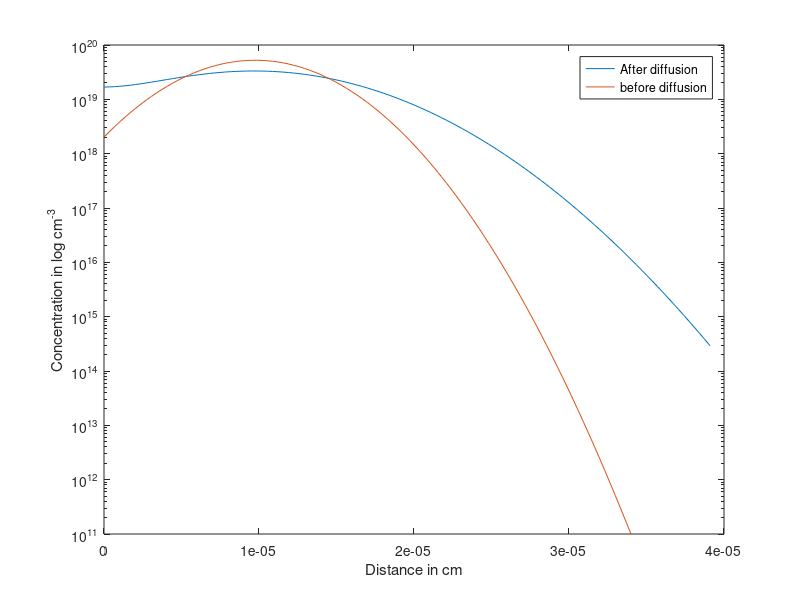
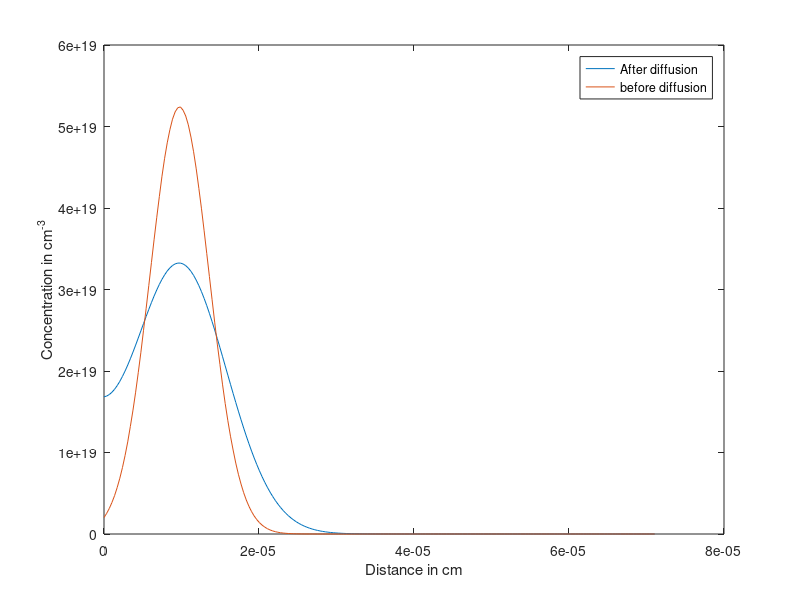
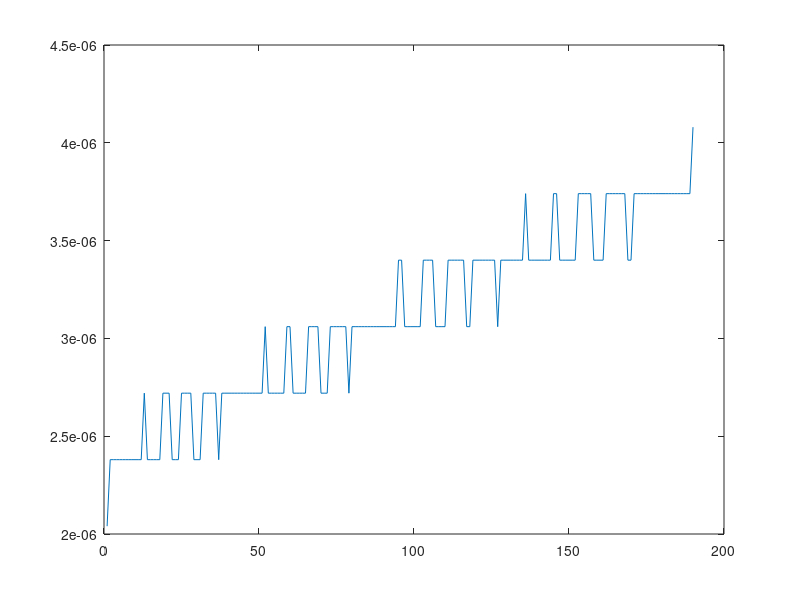

MATLAB code for these plots, in order:
clear
load('Q4_values.mat')
x = x*10^-4
plot (x,log(N))
conc = 1e17
[a ,dum] = min(abs(N- conc))
%D = 10^-4
h = (x(5) - x(4))
T =1027 + 273;
D0 = 10.5;
k = 1.38E-23/1.6E-19;
D = D0*exp(-(3.69)/(k*T))
p = h*h/(2*D)
itr_x = 210


n_old = zeros (itr_x)
n_old(1:101) = N
n_old = n_old(:,1)
qq =length(N)
for i = length(N) +1:itr_x
    x(i) = x(i-1) +h
    N(i) = 0
end
for i= 2:itr_x-1
    A(i,i-1)= 1/(h*h);
    A(i,i)  = -1*(2/(h*h) + 1/(D*p));
    A(i,i+1)= 1/(h*h);
end
 A(1,1) =  -1*(1/(h*h) + 1/(D*p));
 A(1,2) =  1/(h*h);
 A(itr_x,itr_x) =-1*(1/(h*h) + 1/(D*p));
  A(itr_x,itr_x-1) =1/(h*h);
  
 A_inverse = A^-1;
 dum = 0
while (true)
    dum = dum + 1;
    B_new = -n_old/(D*p);
    n_new = A_inverse * B_new;
    n_old = n_new;
    [a ,pointA] = min(abs(n_new- conc));
    [b,pointB] = min(abs(n_new- (conc/10)));
    aa(dum) = abs(pointA- pointB)*h;
    if (abs(pointA- pointB)*h > 40*10^-7)
        break
    end
end
thermal_bud =  D*dum*p
time_taken = dum*p
roll_off = aa(dum)
figure(1)
semilogy(x(1:qq+15),(n_old(1:qq+15)),x(1:qq+15),(N(1:qq+15)))
legend('After diffusion','before diffusion')
xlabel('Distance in cm')
ylabel('Concentration in log cm^{-3}')
figure(2)
plot(x,n_old,x,(N))
legend('After diffusion','before diffusion')
xlabel('Distance in cm')
ylabel('Concentration in cm^{-3}')
figure(66)
plot(aa)
    


